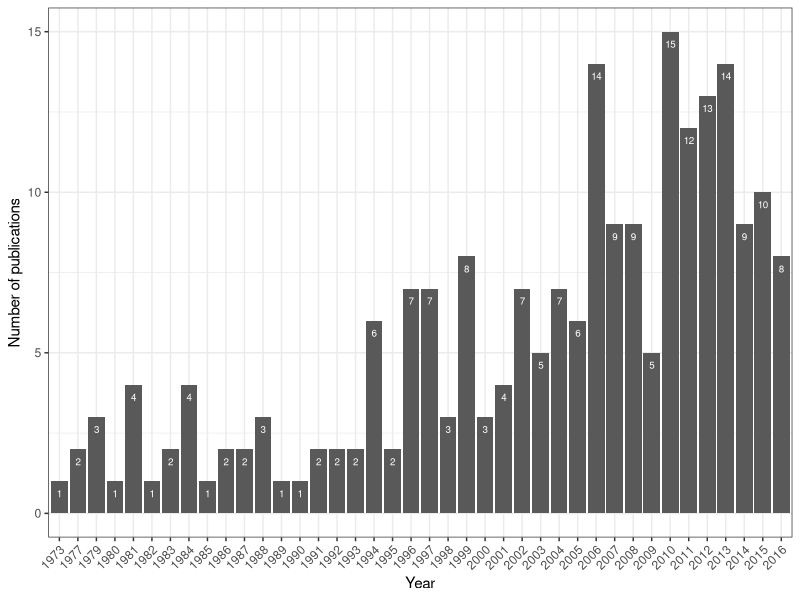
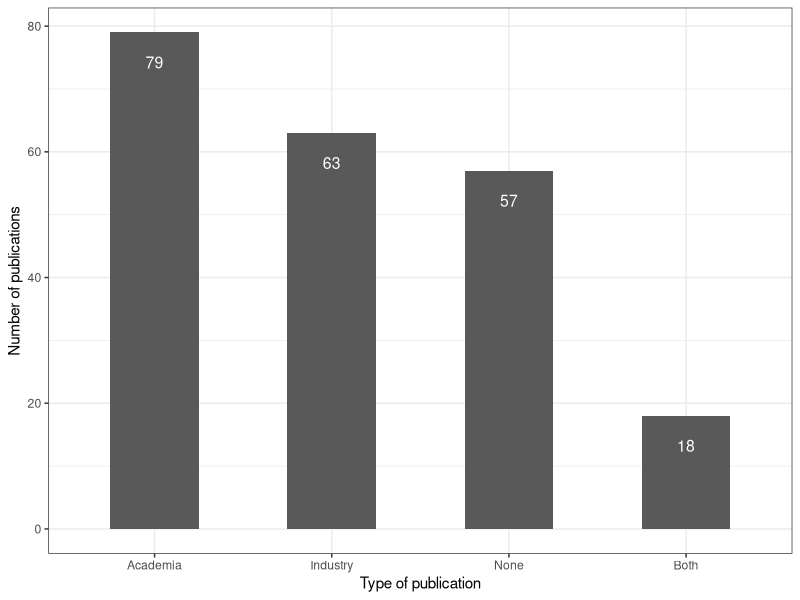
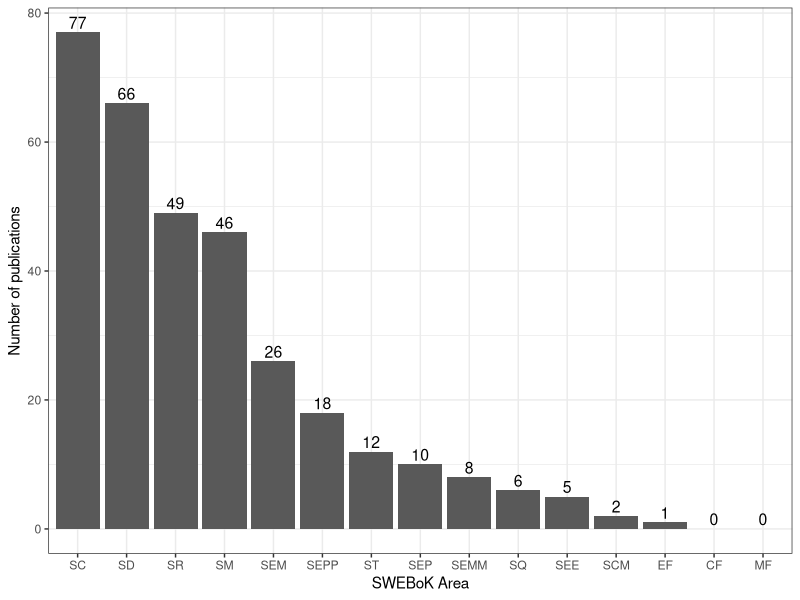
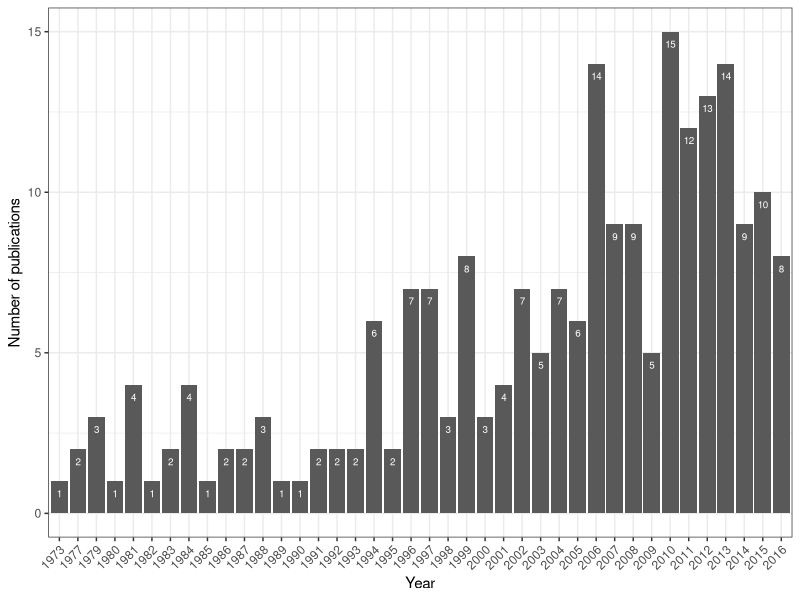
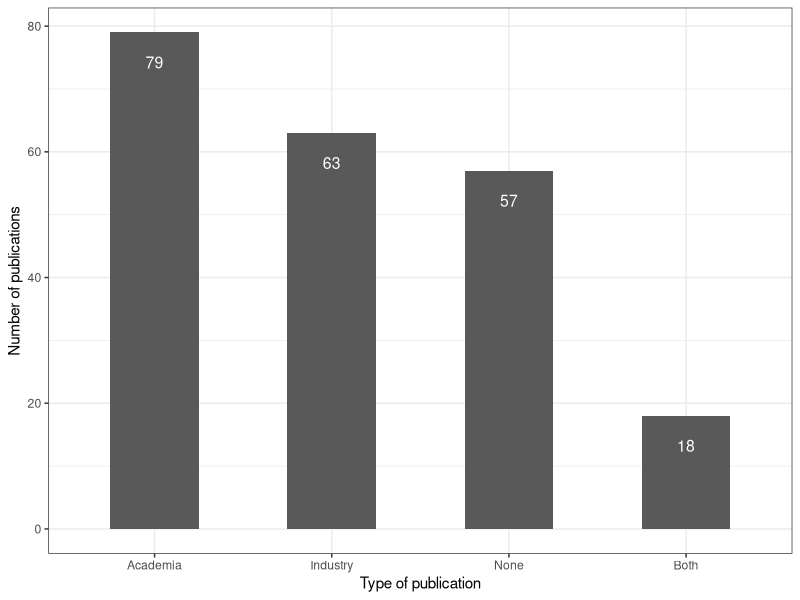
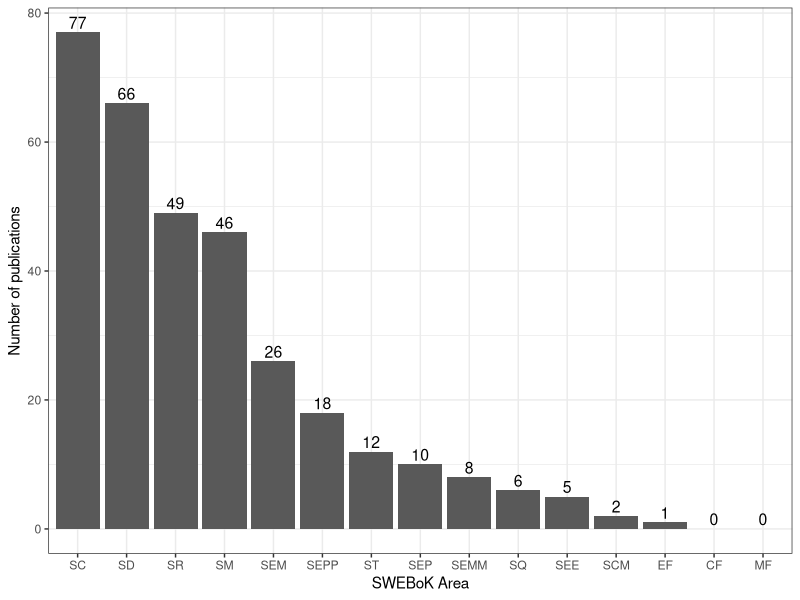

Write the R code that produced these figures, in order. (Note: this script raises an error after producing the figures.)
## ---- chunk 1
# Keep things nice and tidy, all libraries go here
library(readxl)
library(tidyverse)
library(knitr)
library(kableExtra)
library(svglite)
## ---- chunk 2
data <- read_excel("data.xlsx", skip = 1)
data <- data %>% filter(is.na(Exclude))
## ---- chunk 3
ggplot(data, aes(x=as.factor(Year))) + 
  geom_bar() +  
  ylab("Number of publications") +
  xlab("Year") + 
  geom_text(stat='count', aes(label=..count..), vjust=2, color="white", size = 2.5) + 
  theme_bw() + 
  theme(axis.text.x = element_text(angle = 45, hjust = 1)) 
ggsave("yearly_distribution.eps")
## ---- chunk 4

# Cleaning not needed values 
data<-data %>% 
    mutate(Academia = replace(Academia, Academia == "?", NA)) %>%
    mutate(Industry = replace(Industry, Industry == "?", NA))

data<-data %>%
  mutate(Type = case_when(is.na(Academia) & is.na(Industry) ~ "None", 
                       Academia == "1.0" & is.na(Industry) ~ "Academia",
                       Industry == "1.0" & is.na(Academia) ~ "Industry", 
                       TRUE ~ "Both"))
## ---- chunk 5
data %>% 
  mutate(Type = fct_infreq(Type, ordered = T)) %>% 
ggplot(aes(x=Type)) + 
  geom_bar(width = .5) +
  xlab("Type of publication") + 
  ylab("Number of publications") + 
  geom_text(stat='count', aes(label=..count..), vjust=3, color="white", size = 4) +
  theme_bw()
ggsave("academia_industry_distribution.eps")
## ---- chunk 6
data %>% 
  select(7:21) %>% # selecting columns corresponding to the SWEBoK Areas
  mutate_all(replace_na,0) %>% 
  summarise_all(sum) %>% 
  gather(key = "SWEBOKArea", value = "publications", 1:15) %>% 
  arrange(-publications) %>%  
  mutate(SWEBOKArea = factor(SWEBOKArea, SWEBOKArea)) %>% 
  ggplot(aes(x=SWEBOKArea, y=publications)) + 
  geom_bar(stat="identity") + 
  geom_text(aes(label=publications), vjust=-0.3, color="black", size = 4) + 
  xlab("SWEBoK Area") + 
  ylab("Number of publications") +
  theme_bw()

ggsave("swebok_distribution.eps")
## ---- chunk 7
data %>% 
  select(7:21) %>% # selecting columns corresponding to the SWEBoK Areas
  mutate_all(replace_na,0) %>% 
  as.matrix() %>% 
  crossprod() %>% 
  kable() %>%
  kable_styling("striped", full_width = T) %>%
  column_spec(1, bold = T)
## ---- chunk 8
x <- data %>% select(7:21, matches('Attention|Memory|Cognitive load|CL$|Problem solving|Reasoning|Decision making|Errors| biases$' )) %>%
  mutate_all(replace_na, 0) %>%
  mutate(`Problem solving`, `Problem solving` = as.numeric(`Problem solving`)) %>% 
  gather(key="SWEBOK", value = pubs, 1:15) %>% # use SWEBOK area as factor
  filter(pubs == 1) %>% # select areas for which there are publications
  group_by(SWEBOK) %>% 
  summarise_all(sum) %>% # number of publication for each area 
  select(-pubs) %>%  # remove pubs to reuse it later
  gather(key = "Taxonomy", value = "count", 2:17) %>%  # count publications in each cognitive taxonomy area
  mutate(label = str_replace(as.character(count), "^0", "")) # add label for later
## ---- chunk 9
# Bubble plot
x <- arrange(x, Taxonomy)
xf<-x$Taxonomy
xfu<-unique(xf)
x$Taxonomy<-factor(xf,levels=xfu)
p<-ggplot(x)
p + geom_point(aes(x = fct_infreq(SWEBOK), y = fct_rev(Taxonomy)), size=x$count*1.6, shape=21, fill="white", alpha=0.60) +
geom_text(aes(x = fct_infreq(SWEBOK), y = fct_rev(Taxonomy), label=label), size=2) +
theme(axis.text.x = element_text(angle = 45, hjust = 1.1, size=9,colour="black"), axis.text.y = element_text(size=8,colour="black"), axis.title.x = element_text(size=10), axis.title.y = element_text(size=10,colour = "black",vjust=0.12), panel.grid.major = element_line(linetype = "dashed", size=0.1, color="black"))+
  labs(x="SWEBOK Area",y = "Taxonomy Area")
theme_bw()
ggsave("swebok_taxonomy_bubble.eps")
## ---- chunk 10
# Preparing the dataset for analysing the research methods
data<-data %>%
  mutate(Quantitative = case_when(`Quantit. measures` == 1 | `Task performance` == 1 | `Physiological meas.` == 1 | `Subjective ratings` == 1 | `Behavioral meas.` == 1 ~ 1)) %>% 
  mutate(Quantitative = replace_na(Quantitative, 0)) %>%  
  mutate(Qualitative = case_when(Fieldwork == 1 | Interview == 1 | `Qualit. measures` == 1 | `Task-based` == 1 | `Open observation` == 1 ~ 1)) %>%  
  mutate(Qualitative = replace_na(Qualitative, 0)) %>% 
  mutate(Both = if_else(Qualitative == 1 & Quantitative == 1, 1, 0))
